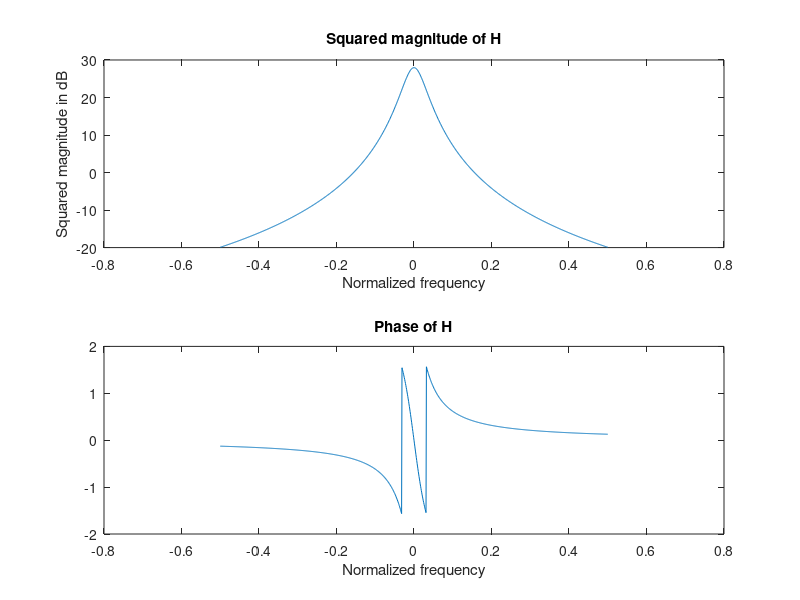

Write the MATLAB code that produced this figure.
f = -.5:.001:.5;
L = 0.2;%*ones(1,length(f));
H = 1./((L+2i*pi*f).^2);
subplot(2,1,1);
plot(f,10*log10(abs(H).^2));
title('Squared magnitude of H');
xlabel('Normalized frequency');
ylabel('Squared magnitude in dB');
subplot(2,1,2);
plot(f,atan(imag(H)./real(H)));
title('Phase of H');
xlabel('Normalized frequency');
